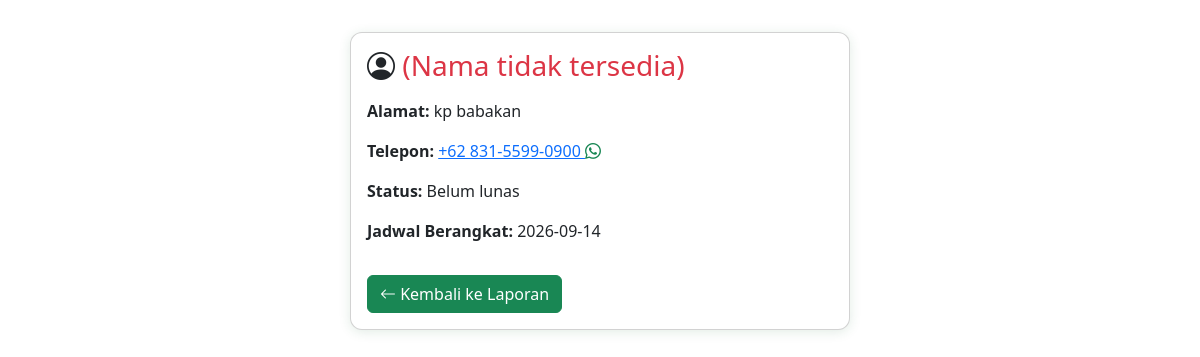
Page /contern/jamaahHaji/detailJamaah.php?id=28 on the committed database.
### tables this page shows
CREATE TABLE `jamaah_haji` (
  `id` int NOT NULL,
  `foto` varchar(100) NOT NULL,
  `nik` varchar(20) NOT NULL,
  `no_porsi` varchar(30) NOT NULL,
  `nama_lengkap` varchar(100) NOT NULL,
  `jenis_kelamin` varchar(20) DEFAULT NULL,
  `tanggal_lahir` date NOT NULL,
  `alamat` varchar(200) DEFAULT NULL,
  `telepon` varchar(30) DEFAULT NULL,
  `no_paspor` varchar(20) DEFAULT NULL,
  `golongan_darah` varchar(5) DEFAULT NULL,
  `penyakit_bawaan` varchar(100) DEFAULT NULL,
  `jadwal_berangkat` date DEFAULT NULL,
  `status` varchar(250) NOT NULL,
  `data_pulang` date DEFAULT NULL,
  `id_pembimbing` int DEFAULT NULL
);

### contern/jamaahHaji/detailJamaah.php (the view, shortened to what this page needs)
<?php
include $_SERVER['DOCUMENT_ROOT'] . '/jamaah_haji/backend/database.php';
$id = intval($_GET['id']);
$query = $conn->query("SELECT * FROM jamaah_haji WHERE id = $id");
$row = $query->fetch_assoc();
?>
<!DOCTYPE html>
<html lang="id">
<head>
    <link rel="stylesheet" href="../../jamaahHaji/index.css">
    <link rel="stylesheet" href="https://cdn.jsdelivr.net/npm/bootstrap@5.3.7/dist/css/bootstrap.min.css" />
    <link rel="stylesheet" href="https://cdn.jsdelivr.net/npm/bootstrap-icons@1.13.1/font/bootstrap-icons.min.css" />
</head>
<body>
    <div class="container mt-4">
        <div class="card detail-card">
            <div class="card-body">
                <h3 class="card-title mb-3"><i class="bi bi-person-circle"></i> <?= !empty($row['nama']) ? htmlspecialchars($row['nama']) : '<span class="text-danger">(Nama tidak tersedia)</span>' ?> </h3>
                <p><strong>Alamat:</strong> <?= isset($row['alamat']) ? htmlspecialchars($row['alamat']) : '<span class="text-danger">(Alamat tidak tersedia)</span>' ?></p>
                <p><strong>Telepon:</strong> <a href="javascript:void(0)" onclick="sendWhatsAppWithPDF('<?= preg_replace('/[^0-9]/', '', $row['telepon'] ?? '') ?>', '<?= addslashes($row['nama'] ?? '') ?>', '<?= $id ?>', '<?= date('Y', strtotime($row['jadwal_berangkat'] ?? '')) ?>')" title="Kirim PDF via WhatsApp"><?= isset($row['telepon']) ? htmlspecialchars($row['telepon']) : '<span class="text-danger">(Telepon tidak tersedia)</span>' ?> <i class="bi bi-whatsapp text-success"></i></a></p>
                <p><strong>Status:</strong> <?= isset($row['status']) ? htmlspecialchars($row['status']) : '<span class="text-danger">(Status tidak tersedia)</span>' ?></p>
                <p><strong>Jadwal Berangkat:</strong> <?= isset($row['jadwal_berangkat']) ? htmlspecialchars($row['jadwal_berangkat']) : '<span class="text-danger">(Jadwal tidak tersedia)</span>' ?></p>
                <a href="laporan.php?tahun=<?= isset($row['jadwal_berangkat']) ? date('Y', strtotime($row['jadwal_berangkat'])) : '' ?>" class="btn btn-success mt-3"><i class="bi bi-arrow-left"></i> Kembali ke Laporan</a>
            </div>
        </div>
  </div>
</body>
</html>

### index.css (style rules this page uses)
body { height: 100vh; margin: 0; }
a { color: #388e3c; text-decoration: none; }

### contern/jamaahHaji/detailJamaah.php (style rules this page uses)
.detail-card { max-width: 500px; margin: 2rem auto; box-shadow: 0 2px 12px #226d3d22; border-radius: 12px; }

### rows in the picture
jamaah_haji: alamat "kp babakan", telepon "+62 831-5599-0900", status "Belum lunas", jadwal_berangkat "2026-09-14"
